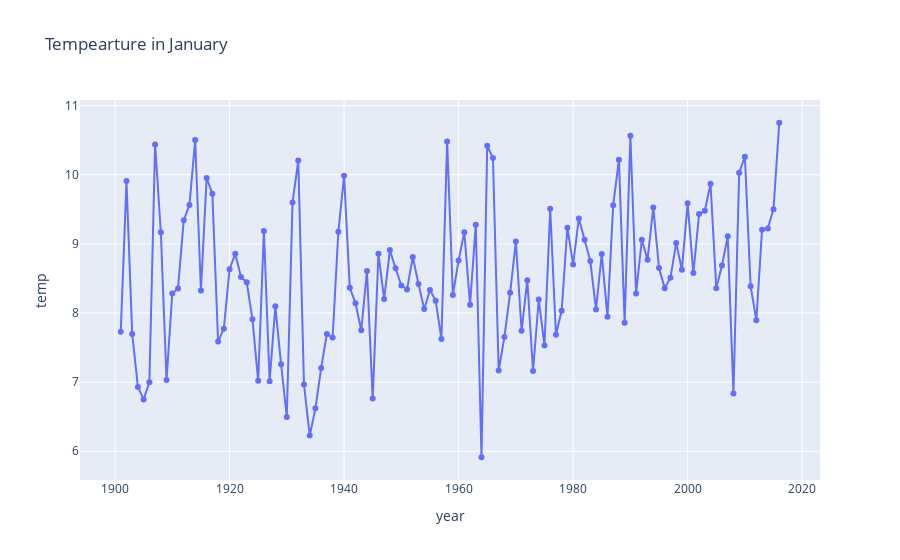

Notebook code cell kept with this figure:
### Code cell
# January (116, 3) 
d_jan= df.query('year >=1901').query("month =='January'")
fig = px.line(d_jan, x="year", y="temp", title='Tempearture in January',markers=True
              )
fig.show()
